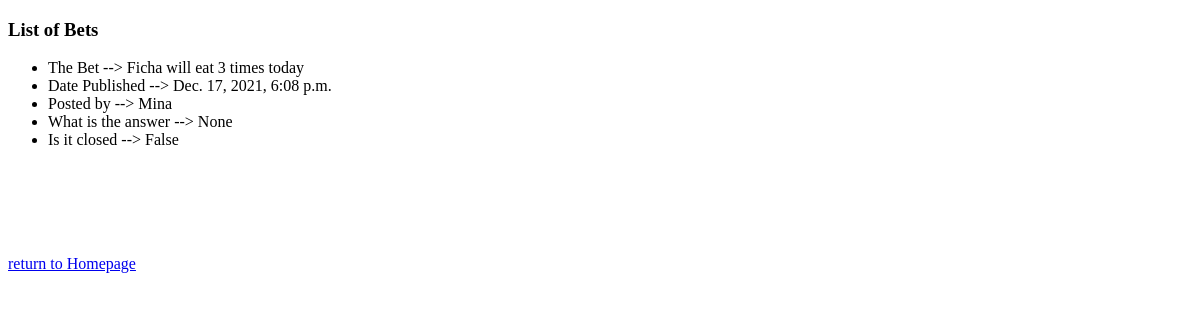
The app's page /allbets/ (signed in), older data.
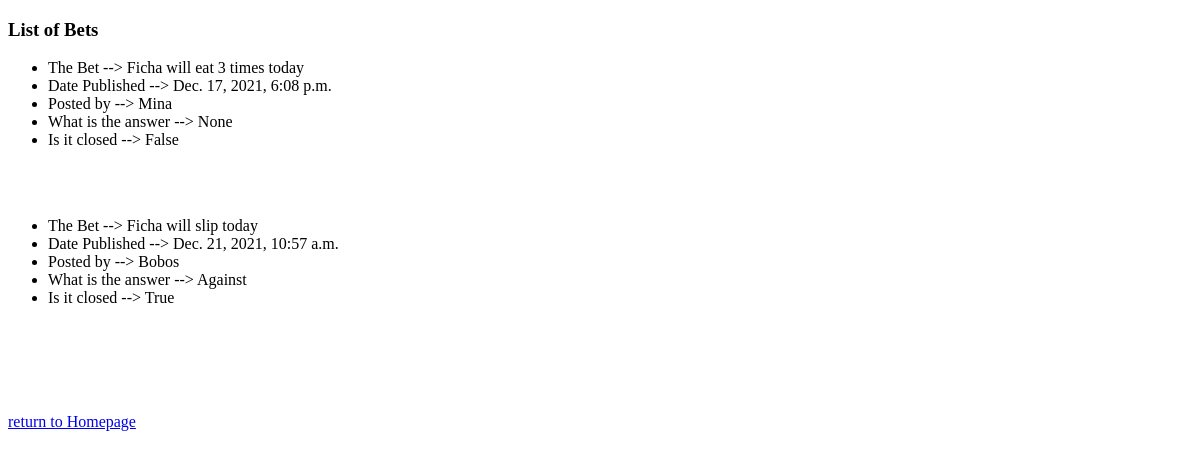
The same page, newer data.
### placebet/models.py (models this page shows, shortened)
class Bet(models.Model):
    bet_text = models.CharField(max_length=200)
    pub_date = models.DateTimeField('date published')
    owner = models.CharField(max_length=200)
    closed = models.BooleanField(default=False)
    solution = models.CharField(max_length=200, default = None,null=True, blank=True)

### placebet/views.py (the view)
# urls.py: path('allbets/', views.allbets, name='all_bets'),
@login_required(login_url='/')
def allbets(request):
    template = loader.get_template('bet/viewall.html')
    mybets = Bet.objects.all()
    context = {
        'bets': mybets
    }
    return HttpResponse(  template.render(context, request)   )

### placebet/templates/bet/viewall.html (shortened to what this page needs)
<!DOCTYPE html>
<html>
  <head>
  </head>
  <body>
<div>
      {% if bets %}
      <h3>List of Bets</h3>
          {% for b in bets %}
          <ul>
              <li> The Bet --> {{ b.bet_text }} </li>
              <li> Date Published --> {{ b.pub_date }} </li>
              <li> Posted by --> {{ b.owner }} </li>
              <li> What is the answer --> {{ b.solution }} </li>
              <li> Is it closed --> {{ b.closed }} </li>
          </ul>
            <br>
            <br>
           {% endfor %}
      {% endif %}
</div>
<br>
<br>
<br>
<div> <a href="/">return to Homepage</a> </div>
  </body>
</html>

Row changes from the older to the newer data that the page shows:
added Bet: bet_text "Ficha will slip today", pub_date "Dec. 21, 2021, 10:57 a.m.", owner "Bobos", solution "Against", closed "True"
